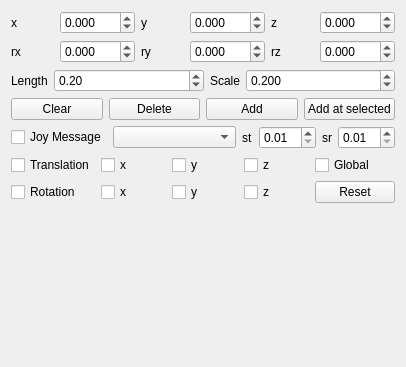
<?xml version="1.0" encoding="UTF-8"?>
<ui version="4.0">
 <class>InteractiveProbeUi</class>
 <widget class="QWidget" name="InteractiveProbeUi">
  <property name="geometry">
   <rect>
    <x>0</x>
    <y>0</y>
    <width>406</width>
    <height>367</height>
   </rect>
  </property>
  <property name="sizePolicy">
   <sizepolicy hsizetype="Minimum" vsizetype="Preferred">
    <horstretch>0</horstretch>
    <verstretch>0</verstretch>
   </sizepolicy>
  </property>
  <property name="windowTitle">
   <string>Interactive Probe</string>
  </property>
  <layout class="QVBoxLayout" name="verticalLayout">
   <item>
    <layout class="QHBoxLayout" name="horizontalLayout_2">
     <item>
      <layout class="QGridLayout" name="gridLayout">
       <item row="0" column="2">
        <widget class="QLabel" name="label_7">
         <property name="text">
          <string>y</string>
         </property>
        </widget>
       </item>
       <item row="0" column="0">
        <widget class="QLabel" name="label">
         <property name="text">
          <string>x</string>
         </property>
        </widget>
       </item>
       <item row="0" column="1">
        <widget class="QDoubleSpinBox" name="x_spin_box">
         <property name="sizePolicy">
          <sizepolicy hsizetype="Minimum" vsizetype="Fixed">
           <horstretch>0</horstretch>
           <verstretch>0</verstretch>
          </sizepolicy>
         </property>
         <property name="layoutDirection">
          <enum>Qt::LeftToRight</enum>
         </property>
         <property name="decimals">
          <number>3</number>
         </property>
         <property name="minimum">
          <double>-100.000000000000000</double>
         </property>
         <property name="maximum">
          <double>100.000000000000000</double>
         </property>
         <property name="singleStep">
          <double>0.010000000000000</double>
         </property>
        </widget>
       </item>
       <item row="0" column="3">
        <widget class="QDoubleSpinBox" name="y_spin_box">
         <property name="sizePolicy">
          <sizepolicy hsizetype="Minimum" vsizetype="Fixed">
           <horstretch>0</horstretch>
           <verstretch>0</verstretch>
          </sizepolicy>
         </property>
         <property name="layoutDirection">
          <enum>Qt::LeftToRight</enum>
         </property>
         <property name="decimals">
          <number>3</number>
         </property>
         <property name="minimum">
          <double>-100.000000000000000</double>
         </property>
         <property name="maximum">
          <double>100.000000000000000</double>
         </property>
         <property name="singleStep">
          <double>0.010000000000000</double>
         </property>
        </widget>
       </item>
       <item row="0" column="4">
        <widget class="QLabel" name="label_8">
         <property name="text">
          <string>z</string>
         </property>
        </widget>
       </item>
       <item row="0" column="5">
        <widget class="QDoubleSpinBox" name="z_spin_box">
         <property name="sizePolicy">
          <sizepolicy hsizetype="Minimum" vsizetype="Fixed">
           <horstretch>0</horstretch>
           <verstretch>0</verstretch>
          </sizepolicy>
         </property>
         <property name="layoutDirection">
          <enum>Qt::LeftToRight</enum>
         </property>
         <property name="decimals">
          <number>3</number>
         </property>
         <property name="minimum">
          <double>-100.000000000000000</double>
         </property>
         <property name="maximum">
          <double>100.000000000000000</double>
         </property>
         <property name="singleStep">
          <double>0.010000000000000</double>
         </property>
        </widget>
       </item>
       <item row="1" column="0">
        <widget class="QLabel" name="label_9">
         <property name="text">
          <string>rx</string>
         </property>
        </widget>
       </item>
       <item row="1" column="1">
        <widget class="QDoubleSpinBox" name="rx_spin_box">
         <property name="sizePolicy">
          <sizepolicy hsizetype="Minimum" vsizetype="Fixed">
           <horstretch>0</horstretch>
           <verstretch>0</verstretch>
          </sizepolicy>
         </property>
         <property name="layoutDirection">
          <enum>Qt::LeftToRight</enum>
         </property>
         <property name="decimals">
          <number>3</number>
         </property>
         <property name="minimum">
          <double>-100.000000000000000</double>
         </property>
         <property name="maximum">
          <double>100.000000000000000</double>
         </property>
         <property name="singleStep">
          <double>0.010000000000000</double>
         </property>
        </widget>
       </item>
       <item row="1" column="2">
        <widget class="QLabel" name="label_10">
         <property name="text">
          <string>ry</string>
         </property>
        </widget>
       </item>
       <item row="1" column="3">
        <widget class="QDoubleSpinBox" name="ry_spin_box">
         <property name="sizePolicy">
          <sizepolicy hsizetype="Minimum" vsizetype="Fixed">
           <horstretch>0</horstretch>
           <verstretch>0</verstretch>
          </sizepolicy>
         </property>
         <property name="layoutDirection">
          <enum>Qt::LeftToRight</enum>
         </property>
         <property name="decimals">
          <number>3</number>
         </property>
         <property name="minimum">
          <double>-100.000000000000000</double>
         </property>
         <property name="maximum">
          <double>100.000000000000000</double>
         </property>
         <property name="singleStep">
          <double>0.010000000000000</double>
         </property>
        </widget>
       </item>
       <item row="1" column="4">
        <widget class="QLabel" name="label_11">
         <property name="text">
          <string>rz</string>
         </property>
        </widget>
       </item>
       <item row="1" column="5">
        <widget class="QDoubleSpinBox" name="rz_spin_box">
         <property name="sizePolicy">
          <sizepolicy hsizetype="Minimum" vsizetype="Fixed">
           <horstretch>0</horstretch>
           <verstretch>0</verstretch>
          </sizepolicy>
         </property>
         <property name="layoutDirection">
          <enum>Qt::LeftToRight</enum>
         </property>
         <property name="decimals">
          <number>3</number>
         </property>
         <property name="minimum">
          <double>-100.000000000000000</double>
         </property>
         <property name="maximum">
          <double>100.000000000000000</double>
         </property>
         <property name="singleStep">
          <double>0.010000000000000</double>
         </property>
        </widget>
       </item>
      </layout>
     </item>
    </layout>
   </item>
   <item>
    <layout class="QHBoxLayout" name="horizontalLayout">
     <item>
      <widget class="QLabel" name="label_2">
       <property name="text">
        <string>Length</string>
       </property>
      </widget>
     </item>
     <item>
      <widget class="QDoubleSpinBox" name="length_spin_box">
       <property name="sizePolicy">
        <sizepolicy hsizetype="Expanding" vsizetype="Fixed">
         <horstretch>0</horstretch>
         <verstretch>0</verstretch>
        </sizepolicy>
       </property>
       <property name="decimals">
        <number>2</number>
       </property>
       <property name="minimum">
        <double>0.010000000000000</double>
       </property>
       <property name="singleStep">
        <double>0.010000000000000</double>
       </property>
       <property name="value">
        <double>0.200000000000000</double>
       </property>
      </widget>
     </item>
     <item>
      <widget class="QLabel" name="label_12">
       <property name="text">
        <string>Scale</string>
       </property>
      </widget>
     </item>
     <item>
      <widget class="QDoubleSpinBox" name="scale_spin_box">
       <property name="sizePolicy">
        <sizepolicy hsizetype="Expanding" vsizetype="Fixed">
         <horstretch>0</horstretch>
         <verstretch>0</verstretch>
        </sizepolicy>
       </property>
       <property name="layoutDirection">
        <enum>Qt::LeftToRight</enum>
       </property>
       <property name="decimals">
        <number>3</number>
       </property>
       <property name="minimum">
        <double>0.010000000000000</double>
       </property>
       <property name="maximum">
        <double>10.000000000000000</double>
       </property>
       <property name="singleStep">
        <double>0.010000000000000</double>
       </property>
       <property name="value">
        <double>0.200000000000000</double>
       </property>
      </widget>
     </item>
    </layout>
   </item>
   <item>
    <layout class="QHBoxLayout" name="horizontalLayout_3">
     <item>
      <widget class="QPushButton" name="clear_button">
       <property name="text">
        <string>Clear</string>
       </property>
      </widget>
     </item>
     <item>
      <widget class="QPushButton" name="delete_button">
       <property name="text">
        <string>Delete</string>
       </property>
      </widget>
     </item>
     <item>
      <widget class="QPushButton" name="add_marker_button">
       <property name="text">
        <string>Add</string>
       </property>
      </widget>
     </item>
     <item>
      <widget class="QPushButton" name="add_at_selected_button">
       <property name="text">
        <string>Add at selected</string>
       </property>
      </widget>
     </item>
    </layout>
   </item>
   <item>
    <layout class="QHBoxLayout" name="horizontalLayout_4">
     <item>
      <widget class="QCheckBox" name="joy_topic_check_box">
       <property name="text">
        <string>Joy Message</string>
       </property>
      </widget>
     </item>
     <item>
      <widget class="QComboBox" name="joy0_select_combo_box">
       <property name="sizePolicy">
        <sizepolicy hsizetype="Expanding" vsizetype="Fixed">
         <horstretch>0</horstretch>
         <verstretch>0</verstretch>
        </sizepolicy>
       </property>
      </widget>
     </item>
     <item>
      <widget class="QLabel" name="label_3">
       <property name="text">
        <string>st</string>
       </property>
      </widget>
     </item>
     <item>
      <widget class="QDoubleSpinBox" name="joy_translation_scaling_spin_box">
       <property name="minimum">
        <double>0.010000000000000</double>
       </property>
      </widget>
     </item>
     <item>
      <widget class="QLabel" name="label_4">
       <property name="text">
        <string>sr</string>
       </property>
      </widget>
     </item>
     <item>
      <widget class="QDoubleSpinBox" name="joy_rotation_scaling_spin_box">
       <property name="minimum">
        <double>0.010000000000000</double>
       </property>
      </widget>
     </item>
    </layout>
   </item>
   <item>
    <layout class="QGridLayout" name="gridLayout_2">
     <item row="0" column="2">
      <widget class="QCheckBox" name="enable_ty">
       <property name="text">
        <string>y</string>
       </property>
      </widget>
     </item>
     <item row="0" column="0">
      <widget class="QCheckBox" name="enable_translation">
       <property name="text">
        <string>Translation</string>
       </property>
      </widget>
     </item>
     <item row="1" column="0">
      <widget class="QCheckBox" name="enable_rotation">
       <property name="text">
        <string>Rotation</string>
       </property>
      </widget>
     </item>
     <item row="0" column="1">
      <widget class="QCheckBox" name="enable_tx">
       <property name="text">
        <string>x</string>
       </property>
      </widget>
     </item>
     <item row="1" column="3">
      <widget class="QCheckBox" name="enable_rz">
       <property name="text">
        <string>z</string>
       </property>
      </widget>
     </item>
     <item row="0" column="3">
      <widget class="QCheckBox" name="enable_tz">
       <property name="text">
        <string>z</string>
       </property>
      </widget>
     </item>
     <item row="1" column="2">
      <widget class="QCheckBox" name="enable_ry">
       <property name="text">
        <string>y</string>
       </property>
      </widget>
     </item>
     <item row="1" column="1">
      <widget class="QCheckBox" name="enable_rx">
       <property name="text">
        <string>x</string>
       </property>
      </widget>
     </item>
     <item row="0" column="4">
      <widget class="QCheckBox" name="enable_translation_global">
       <property name="text">
        <string>Global</string>
       </property>
      </widget>
     </item>
     <item row="1" column="4">
      <widget class="QPushButton" name="reset_rotation">
       <property name="text">
        <string>Reset</string>
       </property>
      </widget>
     </item>
    </layout>
   </item>
   <item>
    <spacer name="verticalSpacer">
     <property name="orientation">
      <enum>Qt::Vertical</enum>
     </property>
     <property name="sizeHint" stdset="0">
      <size>
       <width>20</width>
       <height>108</height>
      </size>
     </property>
    </spacer>
   </item>
  </layout>
  <zorder></zorder>
  <zorder>joy_topic_check_box</zorder>
  <zorder>joy0_select_combo_box</zorder>
  <zorder>joy_translation_scaling_spin_box</zorder>
  <zorder>joy_rotation_scaling_spin_box</zorder>
  <zorder>label_3</zorder>
  <zorder>label_4</zorder>
  <zorder>enable_translation</zorder>
  <zorder>enable_tx</zorder>
  <zorder>enable_ty</zorder>
  <zorder>enable_tz</zorder>
  <zorder>enable_ry</zorder>
  <zorder>enable_rx</zorder>
  <zorder>enable_rotation</zorder>
  <zorder>enable_rz</zorder>
  <zorder>verticalSpacer</zorder>
  <zorder></zorder>
 </widget>
 <resources/>
 <connections>
  <connection>
   <sender>enable_translation</sender>
   <signal>clicked(bool)</signal>
   <receiver>enable_tx</receiver>
   <slot>setChecked(bool)</slot>
   <hints>
    <hint type="sourcelabel">
     <x>80</x>
     <y>197</y>
    </hint>
    <hint type="destinationlabel">
     <x>137</x>
     <y>201</y>
    </hint>
   </hints>
  </connection>
  <connection>
   <sender>enable_translation</sender>
   <signal>clicked(bool)</signal>
   <receiver>enable_ty</receiver>
   <slot>setChecked(bool)</slot>
   <hints>
    <hint type="sourcelabel">
     <x>66</x>
     <y>190</y>
    </hint>
    <hint type="destinationlabel">
     <x>217</x>
     <y>205</y>
    </hint>
   </hints>
  </connection>
  <connection>
   <sender>enable_translation</sender>
   <signal>clicked(bool)</signal>
   <receiver>enable_tz</receiver>
   <slot>setChecked(bool)</slot>
   <hints>
    <hint type="sourcelabel">
     <x>102</x>
     <y>188</y>
    </hint>
    <hint type="destinationlabel">
     <x>270</x>
     <y>196</y>
    </hint>
   </hints>
  </connection>
  <connection>
   <sender>enable_rotation</sender>
   <signal>clicked(bool)</signal>
   <receiver>enable_rx</receiver>
   <slot>setChecked(bool)</slot>
   <hints>
    <hint type="sourcelabel">
     <x>114</x>
     <y>234</y>
    </hint>
    <hint type="destinationlabel">
     <x>132</x>
     <y>234</y>
    </hint>
   </hints>
  </connection>
  <connection>
   <sender>enable_rotation</sender>
   <signal>clicked(bool)</signal>
   <receiver>enable_ry</receiver>
   <slot>setChecked(bool)</slot>
   <hints>
    <hint type="sourcelabel">
     <x>86</x>
     <y>223</y>
    </hint>
    <hint type="destinationlabel">
     <x>227</x>
     <y>224</y>
    </hint>
   </hints>
  </connection>
  <connection>
   <sender>enable_rotation</sender>
   <signal>clicked(bool)</signal>
   <receiver>enable_rz</receiver>
   <slot>setChecked(bool)</slot>
   <hints>
    <hint type="sourcelabel">
     <x>17</x>
     <y>227</y>
    </hint>
    <hint type="destinationlabel">
     <x>297</x>
     <y>222</y>
    </hint>
   </hints>
  </connection>
 </connections>
</ui>
